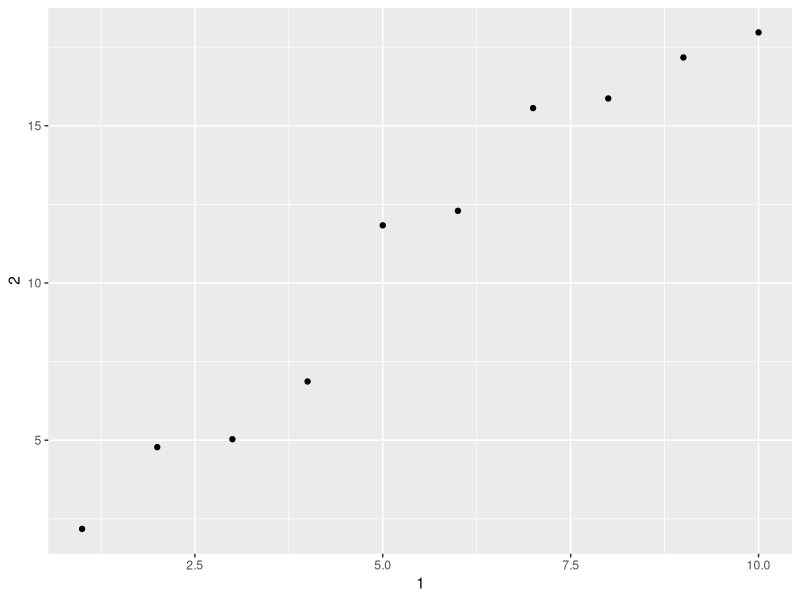

The R script that drew this image:
library(tidyverse)


# 10.5 Exercises ----------------------------------------------------------
# 1
is.tibble(mtcars)
is.data.frame(mtcars)

# 2
df <- data.frame(abc = 1, xyz = "a")
df
dft <- tibble(abc = 1,
              xyz = "a")
dft
df$x
dft$x #no partial matching with tibbles

df[, "xyz"]
dft[, "xyz"]
typeof(df[, "xyz"])
typeof(dft[, "xyz"])
typeof(dft)

df[, c("abc", "xyz")]
dft[, c("abc", "xyz")]

# 3
var <- "mpg"
df <- mtcars
df[[var]]
dft <- as.tibble(df)
dft[[var]]

# 4
annoying <- tibble(
  `1` = 1:10,
  `2` = `1` * 2 + rnorm(length(`1`))
)

annoying$`1`
ggplot(annoying, aes(x = `1`, y = `2`)) +
  geom_point()

annoying <- annoying %>% 
  mutate(`3` = `2` / `1`)

annoying <- annoying %>% 
  rename(one = `1`,
         two = `2`,
         three = `3`)
annoying
glimpse(annoying)

# 5
tibble::enframe(1:3)

# 6
?print.tbl_df
